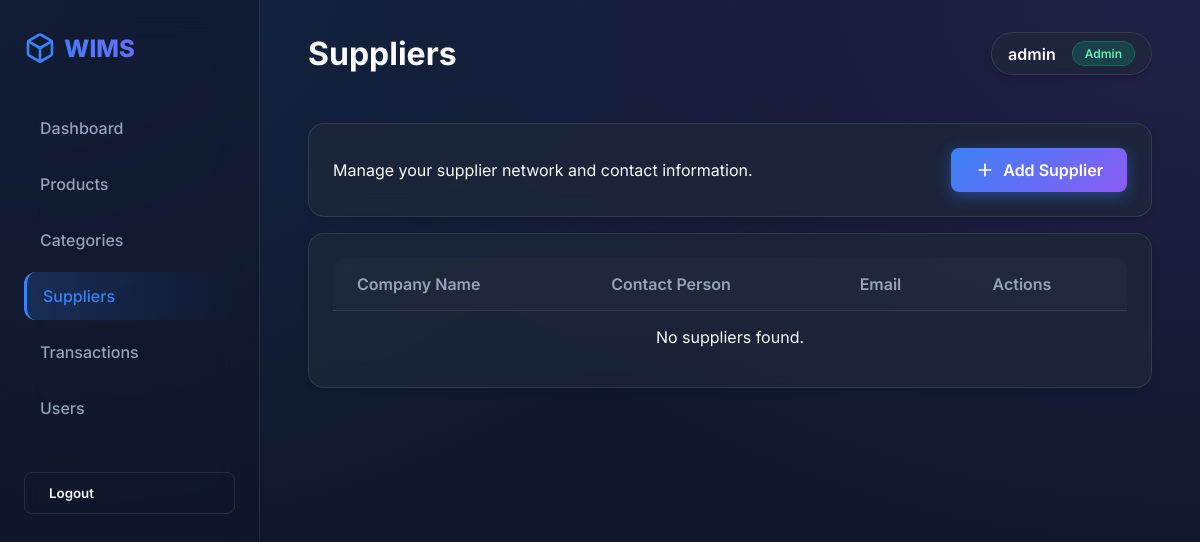
Page /suppliers/ (signed in) on the earlier database version.
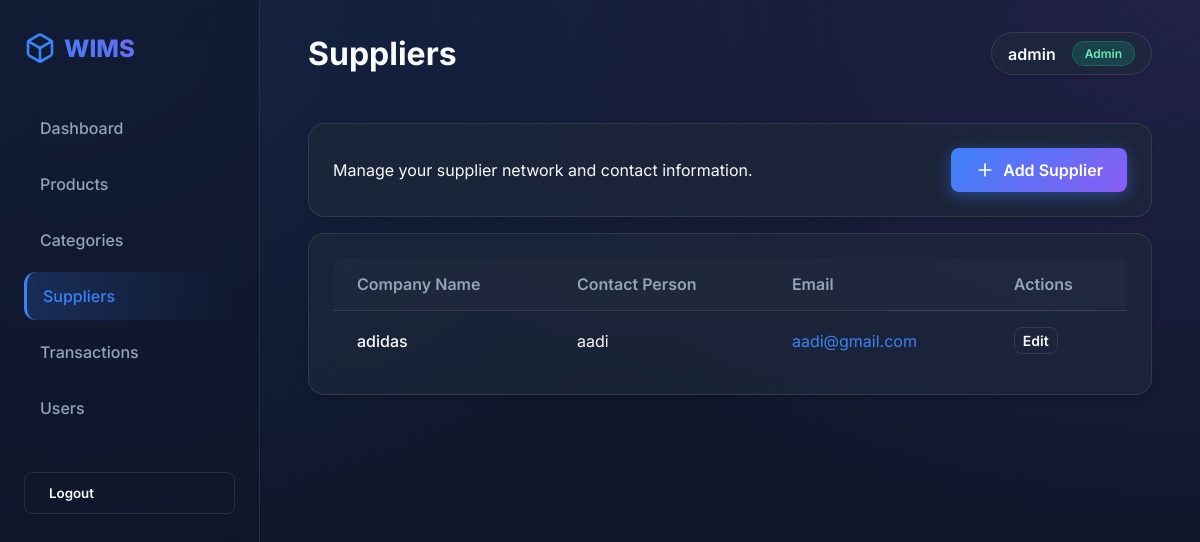
Same page on the later database version.
### inventory/models.py (models this page shows, shortened)
class Supplier(models.Model):
    company_name = models.CharField(max_length=200)
    contact_person = models.CharField(max_length=100)
    email = models.EmailField()
    phone = models.CharField(max_length=20, blank=True)
    class Meta:
        ordering = ["company_name"]

### inventory/views.py (the view)
# urls.py: path("suppliers/", views.supplier_list, name="supplier_list"),
@login_required
def supplier_list(request):
    suppliers = Supplier.objects.all().order_by("company_name")
    return render(request, "inventory/supplier_list.html", {"suppliers": suppliers})

### templates/inventory/supplier_list.html
{% extends "inventory/base.html" %}
{% block page_title %}Suppliers{% endblock %}
{% block content %}
<div class="card glass mb-4">
    <div class="flex justify-between items-center">
        <p class="text-muted">Manage your supplier network and contact information.</p>
        <a href="{% url 'supplier_create' %}" class="btn btn-primary">
            <svg width="20" height="20" viewBox="0 0 24 24" fill="none" stroke="currentColor" stroke-width="2" stroke-linecap="round" stroke-linejoin="round"><line x1="12" y1="5" x2="12" y2="19"></line><line x1="5" y1="12" x2="19" y2="12"></line></svg>
            Add Supplier
        </a>
    </div>
</div>
<div class="card glass">
    <div class="table-container">
        <table>
            <thead>
                <tr>
                    <th>Company Name</th>
                    <th>Contact Person</th>
                    <th>Email</th>
                    <th>Actions</th>
                </tr>
            </thead>
            <tbody>
                {% for supplier in suppliers %}
                <tr>
                    <td style="font-weight: 500;">{{ supplier.company_name }}</td>
                    <td>{{ supplier.contact_person }}</td>
                    <td><a href="mailto:{{ supplier.email }}" style="color: var(--primary); text-decoration: none;">{{ supplier.email }}</a></td>
                    <td>
                        <a href="{% url 'supplier_update' supplier.pk %}" class="btn btn-outline" style="padding: 0.25rem 0.5rem; font-size: 0.875rem;">Edit</a>
                    </td>
                </tr>
                {% empty %}
                <tr>
                    <td colspan="4" class="text-center text-muted">No suppliers found.</td>
                </tr>
                {% endfor %}
            </tbody>
        </table>
    </div>
</div>
{% endblock %}

Differences in the rows shown:
added Supplier: company_name "adidas", contact_person "aadi", email "aadi@gmail.com"
Other differences:
text no longer shown: "No suppliers found."
